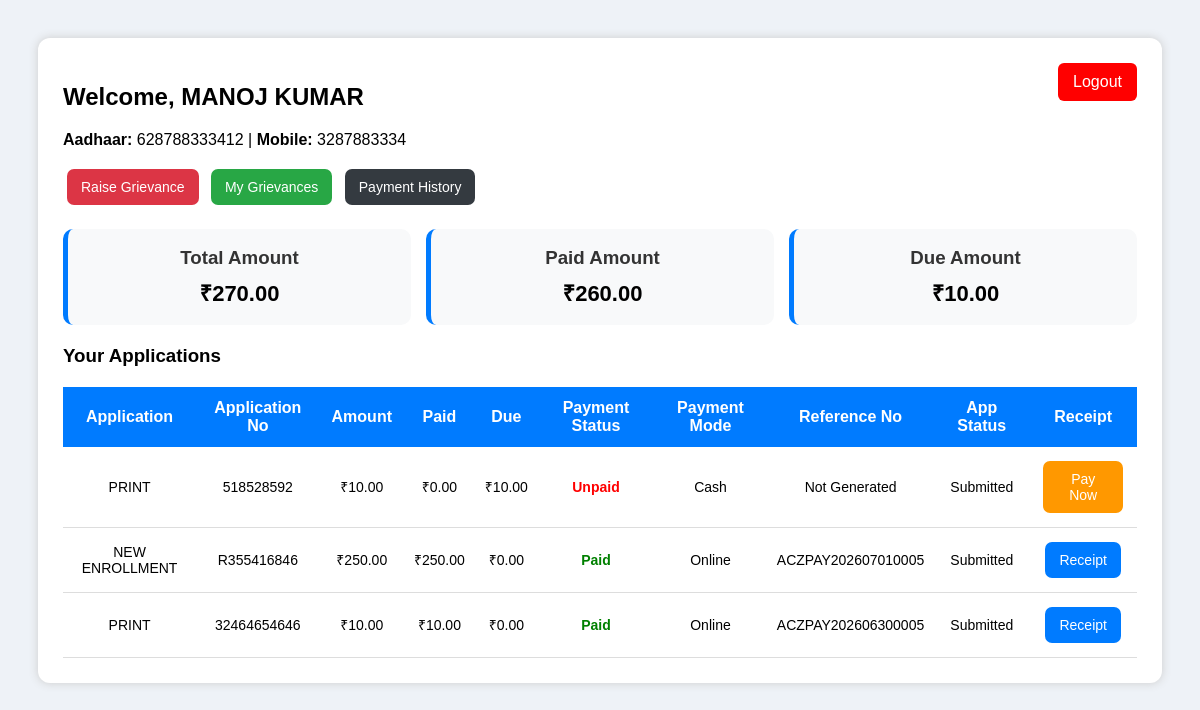
The app's page /customer-dashboard/ (signed in), older data.
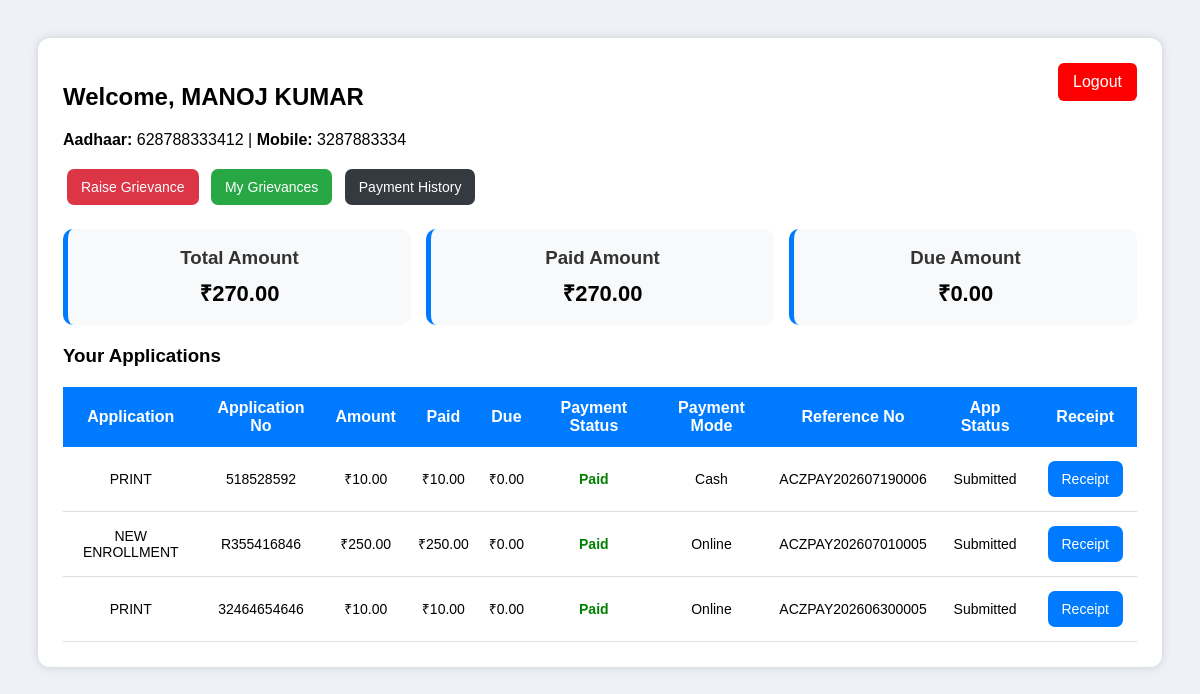
The same page, newer data.
### customers_app/models.py (models this page shows, shortened)
class Application(models.Model):
    STATUS_CHOICES = [
        ('Pending', 'Pending'),
        ('Submitted', 'Submitted'),
        ('In Process', 'In Process'),
        ('Approved', 'Approved'),
        ('Rejected', 'Rejected'),
        ('Delivered', 'Delivered'),
    ]
    PAYMENT_STATUS_CHOICES = [
        ("Unpaid", "Unpaid"),
        ("Paid", "Paid"),
    ]
    PAYMENT_MODE_CHOICES = [
        ("Cash", "Cash"),
        ("Online", "Online"),
    ]
    customer = models.ForeignKey(Customer, on_delete=models.CASCADE)
    part = models.ForeignKey(
        ApplicationPart,
        on_delete=models.SET_NULL,
        null=True,
        blank=True
    )
    sub_part = models.ForeignKey(
        ApplicationSubPart,
        on_delete=models.SET_NULL,
        null=True,
        blank=True
    )
    application_name = models.CharField(max_length=100)
    application_no = models.CharField(max_length=100)
    application_date = models.DateField()
    amount = models.DecimalField(max_digits=10, decimal_places=2, default=0)
    paid_amount = models.DecimalField(max_digits=10, decimal_places=2, default=0)
    due_amount = models.DecimalField(max_digits=10, decimal_places=2, default=0)
    payment_status = models.CharField(
        max_length=20,
        choices=PAYMENT_STATUS_CHOICES,
        default="Unpaid"
    )
    payment_mode = models.CharField(
        max_length=20,
        choices=PAYMENT_MODE_CHOICES,
        default="Cash"
    )
    payment_reference_no = models.CharField(
    max_length=50,
    unique=False,
    blank=True,
    null=True
)
    receipt_no = models.CharField(
    max_length=100,
    unique=False,
    blank=True,
    null=True
)
    razorpay_order_id = models.CharField(
        max_length=100,
        blank=True,
        null=True
    )
    razorpay_payment_id = models.CharField(
        max_length=100,
        blank=True,
        null=True
    )
    razorpay_signature = models.CharField(
        max_length=200,
        blank=True,
        null=True
    )
    status_updated_at = models.DateTimeField(auto_now=True)
    delivery_date = models.DateTimeField(null=True, blank=True)
    status = models.CharField(
        max_length=20,
        choices=STATUS_CHOICES,
        default='Pending'
    )
    remarks = models.TextField(blank=True)

### customers_app/views.py (the view)
# urls.py: path('customer-dashboard/', views.customer_dashboard, name='customer_dashboard'),
@login_required
def customer_dashboard(request):
    customer = Customer.objects.get(user=request.user)
    applications = Application.objects.filter(
        customer=customer
    ).order_by("-application_date")
    total_amount = sum(app.amount for app in applications)
    total_paid = sum(app.paid_amount for app in applications)
    total_due = sum(app.due_amount for app in applications)
    return render(request, "customer_dashboard.html", {
        "customer": customer,
        "applications": applications,
        "total_amount": total_amount,
        "total_paid": total_paid,
        "total_due": total_due,
    })

### templates/customer_dashboard.html (shortened to what this page needs)
<!DOCTYPE html>
<html>
<head>
</head>
<body>
<div class="box">
    <a class="logout" href="/customer-logout/">Logout</a>
    <h2>Welcome, {{ customer.name }}</h2>
    <p><b>Aadhaar:</b> {{ customer.aadhaar_no }} | <b>Mobile:</b> {{ customer.contact_no }}</p>
    <div>
        <a href="/raise-grievance/" class="btn red">Raise Grievance</a>
        <a href="/my-grievances/" class="btn green">My Grievances</a>
        <a href="/payment-history/" class="btn dark">Payment History</a>
    </div>
    <div class="cards">
        <div class="card">
            <h3>Total Amount</h3>
            <p>₹{{ total_amount }}</p>
        </div>
        <div class="card">
            <h3>Paid Amount</h3>
            <p>₹{{ total_paid }}</p>
        </div>
        <div class="card">
            <h3>Due Amount</h3>
            <p>₹{{ total_due }}</p>
        </div>
    </div>
    <h3>Your Applications</h3>
    <table>
        <tr>
            <th>Application</th>
            <th>Application No</th>
            <th>Amount</th>
            <th>Paid</th>
            <th>Due</th>
            <th>Payment Status</th>
            <th>Payment Mode</th>
            <th>Reference No</th>
            <th>App Status</th>
            <th>Receipt</th>
        </tr>
        {% for app in applications %}
        <tr>
            <td>{{ app.application_name }}</td>
            <td>{{ app.application_no }}</td>
            <td>₹{{ app.amount }}</td>
            <td>₹{{ app.paid_amount }}</td>
            <td>₹{{ app.due_amount }}</td>
            <td>
                {% if app.payment_status == "Paid" %}
                    <span class="paid">Paid</span>
                {% else %}
                    <span class="unpaid">Unpaid</span>
                {% endif %}
            </td>
            <td>{{ app.payment_mode }}</td>
            <td>
                {% if app.payment_reference_no %}
                    {{ app.payment_reference_no }}
                {% else %}
                    Not Generated
                {% endif %}
            </td>
            <td>{{ app.status }}</td>
            <td>
                {% if app.payment_status == "Paid" %}
                    <a class="btn blue" href="/receipt/{{ app.id }}/">Receipt</a>
                {% else %}
                    <a class="btn orange" href="/pay-now/{{ app.id }}/">Pay Now</a>
                {% endif %}
            </td>
        </tr>
        {% empty %}
        <tr>
            <td colspan="10">No application found</td>
        </tr>
        {% endfor %}
    </table>
</div>
</body>
</html>

Row changes from the older to the newer data that the page shows:
changed Application "Cash": paid_amount "0.00" → "10.00"; due_amount "10.00" → "0.00"; payment_reference_no (not shown) → "ACZPAY202607190006"; payment_status "Unpaid Pay Now" → "Paid Receipt"; no longer shows "Not Generated"
Text that changed along with them:
{{ total_paid }}: "260.00" → "270.00"
{{ total_due }}: "10.00" → "0.00"
